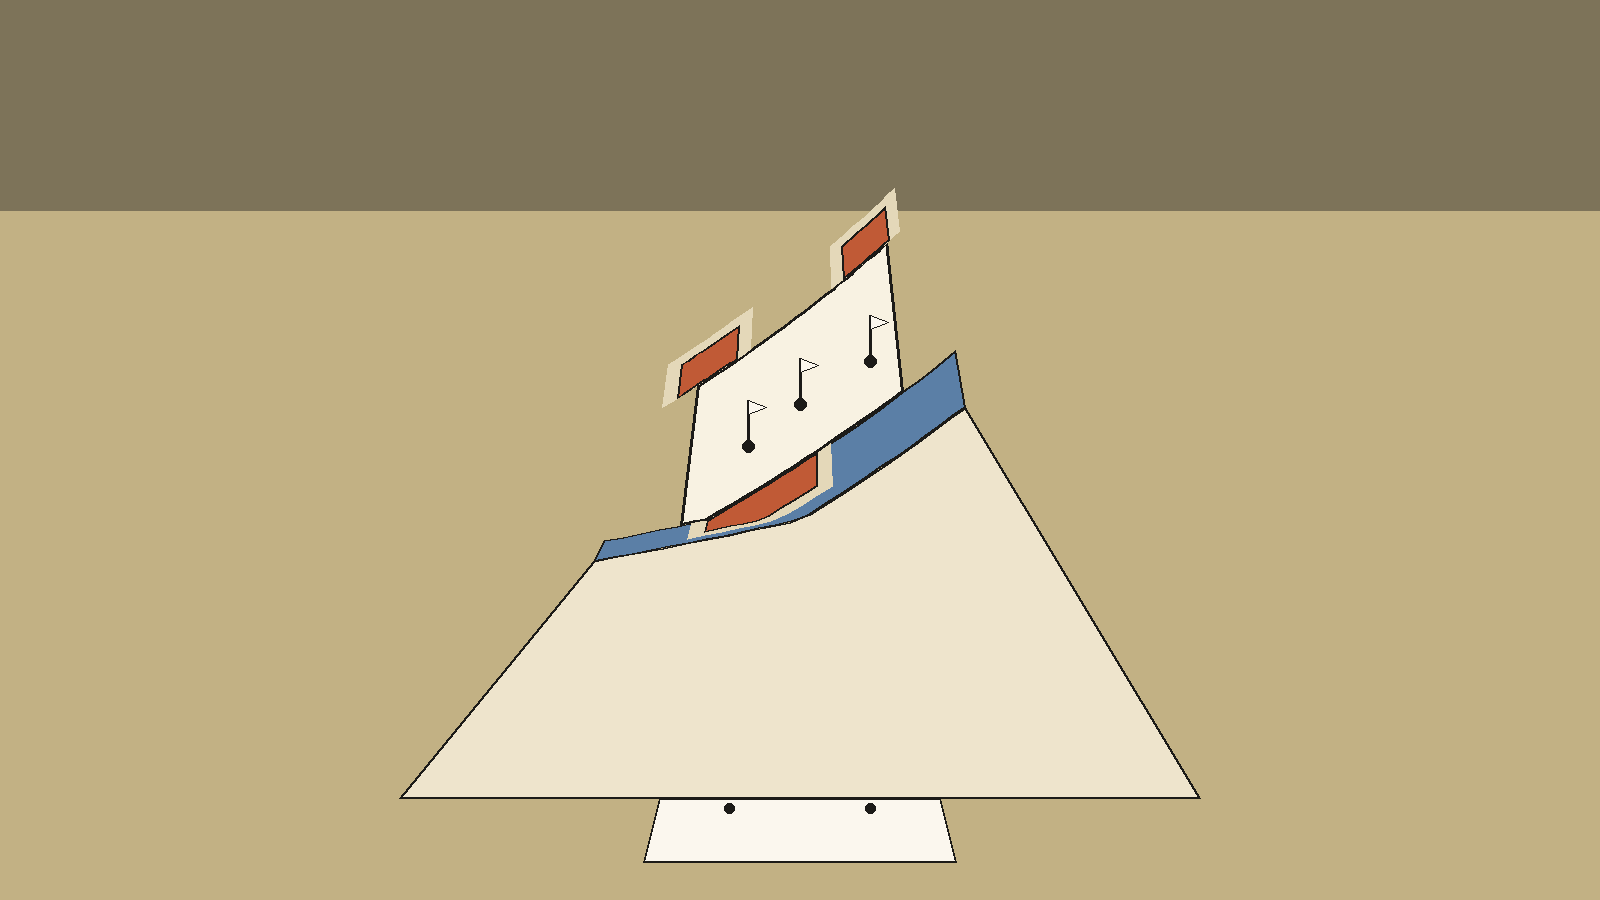

Reproduce this figure in Python.
"""Layout sketch for release 003's hero art (issue #11).

Renders a flat-fill schematic of Augusta 12 in the elevated three-quarter
perspective chosen by the prototype (docs/plans/2026-08-13-003-prototype-findings.md):
camera behind the tee, looking down the fairway, tee box in the foreground,
Rae's Creek and the green receding toward a horizon near the top of frame.

Every hazard boundary comes from the model itself:
- the green's diagonal front (creek-side) and back edges are read straight
  off model._front_edge_yd / model._back_edge_yd, sampled across x -- never
  redrawn or approximated by hand.
- the green's width and the pins' (x, y) positions come straight off
  data.HOLE and data.PINS.
- the bunker locations come straight off data.HOLE's x-ranges and depths,
  anchored to the same edge functions.

The one thing this file adds that data.py/model.py do not model: a physical
creek WIDTH (model.py only carries a single front-edge line, since scoring
only needs to know "short of the green" vs. "on it") and the pixel-space
camera projection used to turn (x, y) yards into (px, py) screen
coordinates. Both are ART-ONLY constants, called out below and recorded in
sketch_coords.json's "projection" block, so later tickets can map model
yards to art pixels without re-deriving this file's choices. Nothing in
data.py or model.py is modified or reimplemented here.

Colors are drawn from the brand palette (.impeccable.md / Dogleg_Data_Brand_Spec.md)
plus a small number of tan/cream variants in the same family, standing in
for grass/sand/water tones without introducing green or yellow -- this is a
geometry-registration reference for image-to-image generation, not the
final artwork, so it stays schematic rather than photorealistic.

Usage: python3 sketch.py [--out sketch.png] [--coords sketch_coords.json]
"""
import argparse
import json
import pathlib
import sys

sys.path.insert(0, str(pathlib.Path(__file__).resolve().parent.parent))
import data   # noqa: E402
import model  # noqa: E402

from PIL import Image, ImageDraw  # noqa: E402

# ---------------------------------------------------------------------------
# Brand palette (exact hex from .impeccable.md), plus tan/cream family
# variants used only to separate regions (rough vs. fairway vs. green) that
# the 7-token brand palette doesn't itself distinguish. No green, no yellow.
# ---------------------------------------------------------------------------

INK = "#1C1B18"
CREAM_BG = "#F4EDE0"
CREAM_CARD = "#FBF7EE"
CLAY = "#C05A36"
BLUE = "#5B7FA6"
MUTED = "#8A7F6E"
LINE = "#E2D8C6"

BACKDROP = "#7D7359"      # deep muted olive-saddle -- distant trees/azalea ledge, top of frame
ROUGH = "#C2B184"         # golden tan -- out-of-corridor ground, clearly darker than fairway
FAIRWAY = "#EEE4CC"       # light warm cream -- short grass corridor
GREEN_FILL = "#F8F2E2"    # lightest cream -- putting surface
SHAVED_BANK = "#E4D8B9"   # transition tone -- mown bank around the front bunker
TEE_FILL = CREAM_CARD

# ---------------------------------------------------------------------------
# ART-ONLY constants: not in data.py/model.py, documented here and in
# art/README.md. Creek width is a stylistic choice (the model only tracks a
# single front-edge line); tee box extent is decorative foreground dressing.
# ---------------------------------------------------------------------------

CREEK_WIDTH_YD = 10.0        # ART-ONLY: physical width of Rae's Creek in the sketch
TEE_BOX_HALF_WIDTH_YD = 7.0  # ART-ONLY: decorative tee box footprint
TEE_BOX_BACK_YD = -6.0       # ART-ONLY: how far behind y=0 the tee box extends
BUNKER_HALO_YD = 1.6         # ART-ONLY: shaved-bank halo margin around each bunker
FAIRWAY_HALF_WIDTH_YD = 20.0  # ART-ONLY: width of the mown corridor either side of centerline

# ---------------------------------------------------------------------------
# Camera / projection. A stylized elevated three-quarter camera, not a
# physically exact pinhole model, matching the prototype's brief ("beauty,
# not physical accuracy") and the findings' note that the whole composition
# is 2D perspective math. Two separate easings, tuned so the green/creek/
# bunker complex -- the point of the picture -- gets real screen presence
# instead of collapsing into a sliver near the horizon the way a single
# physically literal 1/depth projection would over a 190-yard hole:
#
# - depth (screen_y): three-segment piecewise-linear budget across three
#   yardage bands (tee box / fairway / green complex), each given its own
#   fixed pixel allowance, so the far band (where all the interesting
#   geometry lives) is not starved by a smooth curve favoring the near
#   field.
# - width (half-width px): a single gamma<1 power curve over the full
#   range, front-loaded so most of the lateral convergence happens over the
#   long boring fairway and the green complex plateaus at a legible width
#   instead of pinching to a point.
#
# y_break (the fairway/green-complex boundary) is derived from the model's
# own front_edge_yd at x=0 minus the art-only creek width, not a hand-typed
# yardage, so this stays correct if the geometry ranges ever change.
# ---------------------------------------------------------------------------

CANVAS_W, CANVAS_H = 1600, 900       # 16:9, matches the hero art's target aspect
Y_MIN_YD = TEE_BOX_BACK_YD           # nearest point ever projected (tee box back edge)
Y_MAX_YD = 200.0                     # farthest point ever projected (past long-trouble buffer)

GROUND_NEAR_PX = 862.0               # screen y at Y_MIN_YD (tee box back edge, bottom of frame)
TEE_FRONT_PX = 798.0                 # screen y at y=0 (tee line)
MID_PX = 520.0                       # screen y at y_break (creek near bank, fairway/green boundary)
HORIZON_PX = 150.0                   # screen y approached as depth -> Y_MAX_YD

GAMMA_X = 0.55                       # width-easing exponent, <1 = shrink front-loaded near the tee
NEAR_HALF_WIDTH_PX = 760.0           # half-width in px at Y_MIN_YD
FAR_HALF_WIDTH_PX = 210.0            # half-width in px at Y_MAX_YD (kept legible, not a pinpoint)
FRAME_HALF_WIDTH_YD = 34.0           # yards of lateral spread mapped to the current half-width px


def _lerp(a, b, t):
    return a + (b - a) * t


def screen_y_for(y_yd, y_break):
    """Piecewise-linear depth budget: tee box, fairway, green complex."""
    if y_yd <= 0.0:
        t = (y_yd - Y_MIN_YD) / (0.0 - Y_MIN_YD)
        t = min(1.0, max(0.0, t))
        return _lerp(GROUND_NEAR_PX, TEE_FRONT_PX, t)
    if y_yd <= y_break:
        t = y_yd / y_break
        t = min(1.0, max(0.0, t))
        return _lerp(TEE_FRONT_PX, MID_PX, t)
    t = (y_yd - y_break) / (Y_MAX_YD - y_break)
    t = max(0.0, t)  # allow slight overshoot past Y_MAX_YD for backdrop dressing
    return _lerp(MID_PX, HORIZON_PX, t)


def half_width_px_for(y_yd):
    t_lin = (y_yd - Y_MIN_YD) / (Y_MAX_YD - Y_MIN_YD)
    t_lin = max(0.0, t_lin)
    t_eased = t_lin ** GAMMA_X
    return _lerp(NEAR_HALF_WIDTH_PX, FAR_HALF_WIDTH_PX, t_eased)


def make_projector(y_break):
    """Bind y_break (derived from the model's own geometry) and return a
    project(x_yd, y_yd) -> (px, py) closure. y_yd: carry distance from the
    tee. x_yd: lateral offset, positive = right / Sunday side, matching
    data.py's convention exactly -- no sign flip."""
    def project(x_yd, y_yd):
        py = screen_y_for(y_yd, y_break)
        half_w_px = half_width_px_for(y_yd)
        px_per_yard = half_w_px / FRAME_HALF_WIDTH_YD
        px = CANVAS_W / 2.0 + x_yd * px_per_yard
        return px, py
    return project


def _proj_pts(pts_yd, project):
    return [project(x, y) for x, y in pts_yd]


def _sample_edge(x_lo, x_hi, edge_fn, geom, n=24):
    """Sample edge_fn(x, geom) at n points from x_lo to x_hi -> [(x, y), ...]."""
    if n < 2:
        n = 2
    step = (x_hi - x_lo) / (n - 1)
    out = []
    for i in range(n):
        x = x_lo + step * i
        out.append((x, edge_fn(x, geom)))
    return out


def diagonal_band_polygon(x_lo, x_hi, lo_edge_fn, hi_edge_fn, geom, n=16):
    """Polygon (model-space yd points) for the band between two possibly-
    diagonal edge functions of x, from x_lo to x_hi. Both edges sampled (not
    just their endpoints) so the nonlinear pixel projection renders the true
    diagonal, not a chord approximation."""
    bottom = _sample_edge(x_lo, x_hi, lo_edge_fn, geom, n)
    top = _sample_edge(x_hi, x_lo, hi_edge_fn, geom, n)  # reversed, closes the loop
    return bottom + top


def build_scene():
    """Compute every region polygon (in yards) and landmark point, using
    model.py's own geometry functions throughout. Returns (regions, landmarks)."""
    geom = model._resolve_geometry()  # published-range midpoints, same defaults expected_score() uses

    def front_edge(x, g):
        return model._front_edge_yd(x, g)

    def back_edge(x, g):
        return model._back_edge_yd(x, g)

    half_width = geom["width"] / 2.0
    left_edge, right_edge = -half_width, half_width

    # --- fairway: tee line (y=0) up to the creek's near bank ---
    def creek_near_bank(x, g):
        return front_edge(x, g) - CREEK_WIDTH_YD

    fairway_x_lo, fairway_x_hi = -FAIRWAY_HALF_WIDTH_YD, FAIRWAY_HALF_WIDTH_YD
    fairway_poly = diagonal_band_polygon(
        fairway_x_lo, fairway_x_hi,
        lambda x, g: 0.0, creek_near_bank, geom, n=20,
    )

    # --- creek: near bank (art-only offset) to far bank (model._front_edge_yd, exact) ---
    creek_poly = diagonal_band_polygon(
        fairway_x_lo, fairway_x_hi,
        creek_near_bank, front_edge, geom, n=24,
    )
    # Camera depth breakpoint: where the fairway band ends and the green
    # complex band begins, derived from the model's own front edge at
    # centerline minus the art-only creek width -- not a hand-typed yardage.
    y_break = creek_near_bank(0.0, geom)
    creek_far_bank_samples = _sample_edge(fairway_x_lo, fairway_x_hi, front_edge, geom, n=9)
    creek_near_bank_samples = _sample_edge(fairway_x_lo, fairway_x_hi, creek_near_bank, geom, n=9)

    # --- green: parallelogram bounded by the two diagonal edges and the fixed width ---
    green_poly = diagonal_band_polygon(left_edge, right_edge, front_edge, back_edge, geom, n=20)

    # --- front bunker: data.HOLE's x-range, sitting against the green's front edge ---
    fb_lo, fb_hi = data.HOLE["front_bunker_x_range"]

    def front_bunker_bottom(x, g):
        return front_edge(x, g) - data.HOLE["front_bunker_depth_yd"]

    front_bunker_poly = diagonal_band_polygon(fb_lo, fb_hi, front_bunker_bottom, front_edge, geom, n=10)
    front_bunker_halo_poly = diagonal_band_polygon(
        fb_lo - BUNKER_HALO_YD, fb_hi + BUNKER_HALO_YD,
        lambda x, g: front_bunker_bottom(x, g) - BUNKER_HALO_YD,
        front_edge, geom, n=10,
    )
    fb_cx = (fb_lo + fb_hi) / 2.0
    front_bunker_centroid_yd = (fb_cx, front_edge(fb_cx, geom) - data.HOLE["front_bunker_depth_yd"] / 2.0)

    # --- back bunkers: two, each its own x-range, sitting against the green's back edge ---
    back_bunkers = []
    for i, (bb_lo, bb_hi) in enumerate(data.HOLE["back_bunker_x_ranges"]):
        def back_bunker_top(x, g):
            return back_edge(x, g) + data.HOLE["back_bunker_depth_yd"]
        poly = diagonal_band_polygon(bb_lo, bb_hi, back_edge, back_bunker_top, geom, n=10)
        halo = diagonal_band_polygon(
            bb_lo - BUNKER_HALO_YD, bb_hi + BUNKER_HALO_YD,
            back_edge, lambda x, g: back_bunker_top(x, g) + BUNKER_HALO_YD, geom, n=10,
        )
        cx = (bb_lo + bb_hi) / 2.0
        centroid_yd = (cx, back_edge(cx, geom) + data.HOLE["back_bunker_depth_yd"] / 2.0)
        back_bunkers.append({"poly": poly, "halo": halo, "centroid_yd": centroid_yd, "x_range": (bb_lo, bb_hi)})

    # --- tee box: decorative, art-only ---
    tee_poly = [
        (-TEE_BOX_HALF_WIDTH_YD, TEE_BOX_BACK_YD),
        (TEE_BOX_HALF_WIDTH_YD, TEE_BOX_BACK_YD),
        (TEE_BOX_HALF_WIDTH_YD, 0.0),
        (-TEE_BOX_HALF_WIDTH_YD, 0.0),
    ]
    tee_markers_yd = [(-TEE_BOX_HALF_WIDTH_YD * 0.5, -1.0), (TEE_BOX_HALF_WIDTH_YD * 0.5, -1.0)]
    tee_center_yd = (0.0, TEE_BOX_BACK_YD / 2.0)

    regions = {
        "backdrop": None,  # drawn as a fixed pixel band, not a yard polygon
        "rough": None,     # drawn as full-canvas base fill
        "fairway": fairway_poly,
        "creek": creek_poly,
        "green": green_poly,
        "front_bunker": front_bunker_poly,
        "front_bunker_halo": front_bunker_halo_poly,
        "back_bunkers": back_bunkers,
        "tee": tee_poly,
    }

    landmarks = {
        "geom": geom,
        "tee_center_yd": tee_center_yd,
        "tee_markers_yd": tee_markers_yd,
        "tee_poly_yd": tee_poly,
        "green_poly_yd": green_poly,
        "front_bunker_centroid_yd": front_bunker_centroid_yd,
        "front_bunker_x_range": (fb_lo, fb_hi),
        "back_bunkers": back_bunkers,
        "creek_far_bank_samples_yd": creek_far_bank_samples,
        "creek_near_bank_samples_yd": creek_near_bank_samples,
        "fairway_half_width_yd": FAIRWAY_HALF_WIDTH_YD,
        "green_left_right_edge_yd": (left_edge, right_edge),
        "y_break_yd": y_break,
    }

    return regions, landmarks


def render(regions, landmarks, project):
    img = Image.new("RGB", (CANVAS_W, CANVAS_H), ROUGH)
    draw = ImageDraw.Draw(img)

    # Backdrop band (distant trees / azalea ledge), top of frame, behind everything.
    draw.rectangle([0, 0, CANVAS_W, HORIZON_PX + 60], fill=BACKDROP)

    def poly_px(poly_yd):
        return _proj_pts(poly_yd, project)

    # Fairway
    draw.polygon(poly_px(regions["fairway"]), fill=FAIRWAY, outline=INK, width=2)

    # Creek (far bank is the model's own _front_edge_yd, exactly)
    draw.polygon(poly_px(regions["creek"]), fill=BLUE, outline=INK, width=2)

    # Front bunker: shaved-bank halo first, bunker on top
    draw.polygon(poly_px(regions["front_bunker_halo"]), fill=SHAVED_BANK, outline=None)
    draw.polygon(poly_px(regions["front_bunker"]), fill=CLAY, outline=INK, width=2)

    # Green
    draw.polygon(poly_px(regions["green"]), fill=GREEN_FILL, outline=INK, width=3)

    # Back bunkers: halo then bunker, each
    for bb in regions["back_bunkers"]:
        draw.polygon(poly_px(bb["halo"]), fill=SHAVED_BANK, outline=None)
        draw.polygon(poly_px(bb["poly"]), fill=CLAY, outline=INK, width=2)

    # Tee box
    draw.polygon(poly_px(regions["tee"]), fill=TEE_FILL, outline=INK, width=2)
    for mx, my in landmarks["tee_markers_yd"]:
        px, py = project(mx, my)
        r = 5
        draw.ellipse([px - r, py - r, px + r, py + r], fill=INK)

    # Pins: flagstick + pennant + base dot, uniform ink, no text (kept clean
    # for the image-to-image reference so the model has nothing to try to
    # transcribe -- the final art brief is explicit: no text, no logos).
    pin_px = {}
    for key, p in data.PINS.items():
        px, py = project(p["x"], p["y"])
        pin_px[key] = (px, py)
        stick_h = 46
        draw.line([(px, py), (px, py - stick_h)], fill=INK, width=3)
        draw.polygon([(px, py - stick_h), (px + 18, py - stick_h + 7), (px, py - stick_h + 14)],
                     fill=CREAM_CARD, outline=INK)
        r = 6
        draw.ellipse([px - r, py - r, px + r, py + r], fill=INK)

    return img, pin_px


def build_coords_json(landmarks, pin_px, project, tee_center_px, tee_corners_px, front_bunker_centroid_px, back_bunker_centroids_px):
    def pt(p):
        return {"x_px": round(p[0], 1), "y_px": round(p[1], 1)}

    coords = {
        "canvas": {"width": CANVAS_W, "height": CANVAS_H},
        "projection": {
            "note": "ART-ONLY stylized elevated three-quarter camera, not a physical pinhole model. "
                    "Depth (screen_y) is a 3-segment piecewise-linear budget across "
                    "[y_min_yd, 0] (tee box) -> [ground_near_px, tee_front_px], "
                    "[0, y_break_yd] (fairway) -> [tee_front_px, mid_px], and "
                    "[y_break_yd, y_max_yd] (green complex) -> [mid_px, horizon_px]. "
                    "y_break_yd is the model's own front_edge_yd(0) minus the art-only creek "
                    "width, not a hand-typed yardage. Width: t = ((y_yd - y_min_yd) / "
                    "(y_max_yd - y_min_yd)) ** gamma_x (floored at 0); "
                    "half_w_px = near_half_width_px - (near_half_width_px - far_half_width_px) * t; "
                    "px = canvas_width / 2 + x_yd * (half_w_px / frame_half_width_yd).",
            "y_min_yd": Y_MIN_YD,
            "y_max_yd": Y_MAX_YD,
            "y_break_yd": landmarks["y_break_yd"],
            "ground_near_px": GROUND_NEAR_PX,
            "tee_front_px": TEE_FRONT_PX,
            "mid_px": MID_PX,
            "horizon_px": HORIZON_PX,
            "gamma_x": GAMMA_X,
            "near_half_width_px": NEAR_HALF_WIDTH_PX,
            "far_half_width_px": FAR_HALF_WIDTH_PX,
            "frame_half_width_yd": FRAME_HALF_WIDTH_YD,
        },
        "art_only_constants": {
            "creek_width_yd": CREEK_WIDTH_YD,
            "tee_box_half_width_yd": TEE_BOX_HALF_WIDTH_YD,
            "tee_box_back_yd": TEE_BOX_BACK_YD,
            "bunker_halo_yd": BUNKER_HALO_YD,
            "fairway_half_width_yd": FAIRWAY_HALF_WIDTH_YD,
        },
        "model_geometry_used": {
            "resolved_geom": landmarks["geom"],
            "green_left_right_edge_yd": landmarks["green_left_right_edge_yd"],
        },
        "tee": {
            "center_px": pt(tee_center_px),
            "center_yd": landmarks["tee_center_yd"],
            "corners_px": [pt(p) for p in tee_corners_px],
            "corners_yd": landmarks["tee_poly_yd"],
        },
        "pins": {
            key: {
                "label": data.PINS[key]["label"],
                "x_yd": data.PINS[key]["x"],
                "y_yd": data.PINS[key]["y"],
                **pt(pin_px[key]),
            }
            for key in data.PINS
        },
        "green": {
            "corners_px": [pt(project(x, y)) for x, y in landmarks["green_poly_yd"]],
            "corners_yd": landmarks["green_poly_yd"],
        },
        "bunkers": {
            "front": {
                "centroid_px": pt(front_bunker_centroid_px),
                "centroid_yd": landmarks["front_bunker_centroid_yd"],
                "x_range_yd": landmarks["front_bunker_x_range"],
            },
            "back": [
                {
                    "centroid_px": pt(back_bunker_centroids_px[i]),
                    "centroid_yd": bb["centroid_yd"],
                    "x_range_yd": bb["x_range"],
                }
                for i, bb in enumerate(landmarks["back_bunkers"])
            ],
        },
        "creek": {
            "far_bank_samples": [
                {"x_yd": x, "y_yd": y, **pt(project(x, y))}
                for x, y in landmarks["creek_far_bank_samples_yd"]
            ],
            "near_bank_samples": [
                {"x_yd": x, "y_yd": y, **pt(project(x, y))}
                for x, y in landmarks["creek_near_bank_samples_yd"]
            ],
            "far_bank_source": "model._front_edge_yd(x, geom), exact -- not a redrawn approximation",
        },
    }
    return coords


def main():
    ap = argparse.ArgumentParser()
    ap.add_argument("--out", default=str(pathlib.Path(__file__).parent / "sketch.png"))
    ap.add_argument("--coords", default=str(pathlib.Path(__file__).parent / "sketch_coords.json"))
    args = ap.parse_args()

    regions, landmarks = build_scene()
    project = make_projector(landmarks["y_break_yd"])
    img, pin_px = render(regions, landmarks, project)

    tee_center_px = project(*landmarks["tee_center_yd"])
    tee_corners_px = [project(x, y) for x, y in landmarks["tee_poly_yd"]]
    front_bunker_centroid_px = project(*landmarks["front_bunker_centroid_yd"])
    back_bunker_centroids_px = [project(*bb["centroid_yd"]) for bb in landmarks["back_bunkers"]]

    coords = build_coords_json(
        landmarks, pin_px, project, tee_center_px, tee_corners_px,
        front_bunker_centroid_px, back_bunker_centroids_px,
    )

    out_path = pathlib.Path(args.out)
    coords_path = pathlib.Path(args.coords)
    img.save(out_path)
    coords_path.write_text(json.dumps(coords, indent=2))
    print(f"wrote {out_path}")
    print(f"wrote {coords_path}")


if __name__ == "__main__":
    main()
